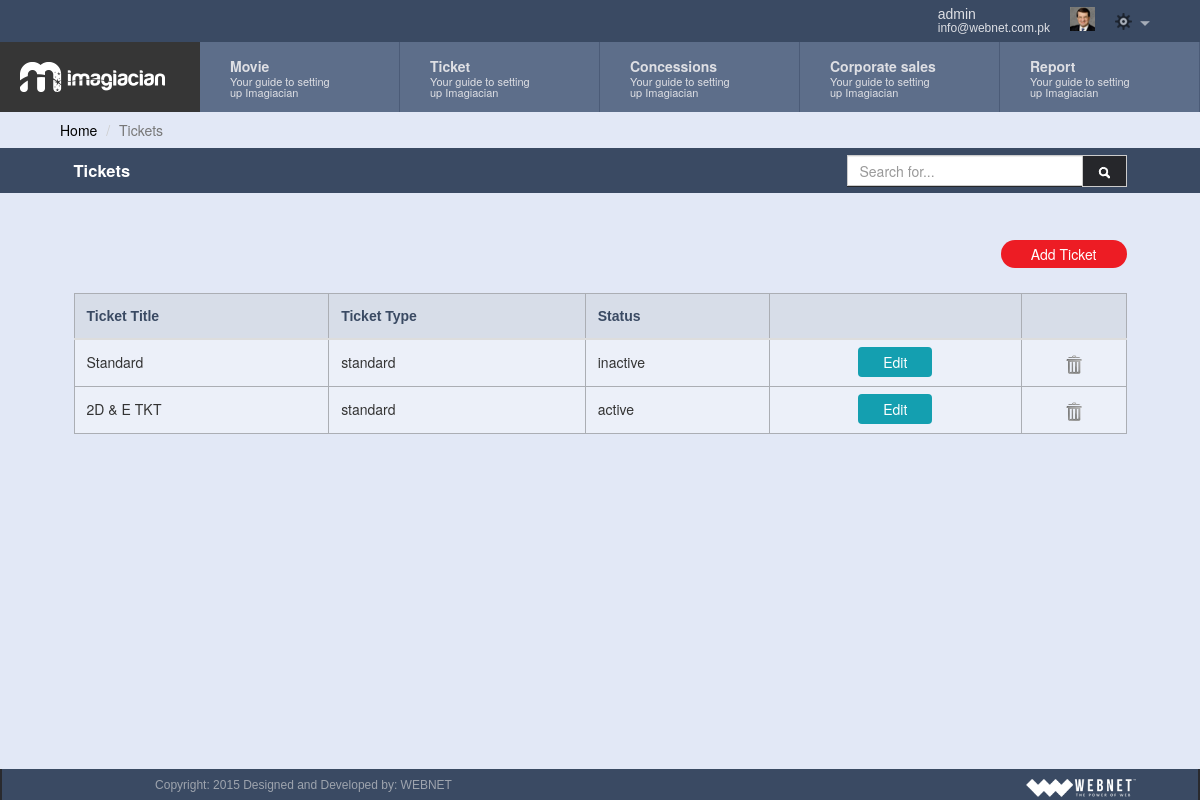
The app's page /view_ticket.php (signed in) with its own data.
### tables this page shows
CREATE TABLE IF NOT EXISTS `tickets` (
  `ticket_id` int(11) NOT NULL AUTO_INCREMENT,
  `ticket_title` varchar(32) NOT NULL,
  `ticket_desc` varchar(64) DEFAULT NULL,
  `ticket_class` varchar(32) NOT NULL,
  `ticket_adult_price` varchar(64) NOT NULL,
  `ticket_child_price` varchar(32) NOT NULL,
  `ticket_ischild` varchar(32) DEFAULT NULL,
  `ticket_type` varchar(32) NOT NULL,
  `ticket_status` varchar(32) NOT NULL,
  PRIMARY KEY (`ticket_id`)
);

### common/class.database.php (called while the page is built, shortened)
<?php
class Database {
    public $_DB;
    public $_query;
    public $_select = array();
    public $_action;
    public $_table;
    public $_force_select_all = false;
    public function __construct() {
        try {
            $this->_DB = new PDO('mysql:host=' . DB_HOST . ';dbname=' . DB_NAME, DB_USER, DB_PASS);
            $this->_DB->setAttribute(PDO::ATTR_ERRMODE, PDO::ERRMODE_EXCEPTION);
        } catch (PDOException $e) {
            echo 'ERROR: ' . $e->getMessage();
        }
    }
    public function query($query) {
        try {
            $this->_query = $this->_DB->prepare(filter_var($query, FILTER_SANITIZE_STRING));
            $this->_query->execute();
            $this->_select = array();
        } catch (PDOException $e) {
            $er = $e->errorInfo;
            echo '<p style="font-family:arial; background:#F00; position:absolute; z-index:10000; color:#FFF; padding:5px;">ERROR: ' . $er[2] . '</p>';
        }
    }
    public function build_query() {
        $query = $this->_action;
        if ($this->_action == 'SELECT') {
            if (!empty($this->_select)) {
                if ($this->_force_select_all == true) {
                    $query .= ' *,';
                }
                foreach ($this->_select as $column_name => $name) {
                    $query .=' ' . $column_name . ' as ' . $name . ', ';
                }
            } else {
                $query .= ' *';
            }
            $query = rtrim($query, ', ');
        }
        if ($this->_action != 'UPDATE' && $this->_action != 'INSERT') {
            $query .= ' FROM ';
        }
        $query .= $this->_table;
        $this->query($query);
    }
    public function all_results($fetch_type = PDO::FETCH_OBJ) {
        return $this->_query->fetchAll($fetch_type);
    }
    public function from($table_name, $num_rows = NULL) {
        $this->_action = 'SELECT';
        $this->_table = $table_name;
        $this->build_query();
    }
}

### classes/class.ticket.php (called while the page is built, shortened)
<?php
class ticket extends database
{
	private $table_name;
	function __construct()
	{
		$this->table_name = 'tickets';
	}
	public function get_tickets($ID = NULL)
	{
		if (isset($ID)) {
			$this->where('ticket_id',$ID);
			$this->from($this->table_name);
			return $this->result();
		}
		else {
			$this->from($this->table_name);
			return $this->all_results();
		}
	}
}
 ?>

### view_ticket.php (the view, shortened to what this page needs)
<?php require_once 'header.php'; ?>
<div class="container">
<div class="row">
		<ol class="breadcrumb">
		  <li><a href="index.php">Home</a></li>
		  <li class="active">Tickets</li>
		</ol>
	</div>
<div class="row form-header">
			<div class="col-md-12">
				<div class="form-header-inner">
					<h3>Tickets</h3>
					<div class="search-btn input-group">
						<input type="text" id="filter" class="form-control search-control" placeholder="Search for...">
							<span class="input-group-btn">
							<button class="btn btn-default search-btn" type="button"><img  src="assets/images/search-icon.png"/></button>
						</span>
					</div>
			 	</div>
		 	</div>
		</div>
		<div class="row">
			<div class="col-md-12">
				<div class="form-header-inner">
					<a class="pull-right add-button"  href="add_ticket.php">Add Ticket </a>
				</div>
			</div>
		</div>
		<div class="row">
			<div class="col-md-12">
				<?php
				$ticket = new ticket();
				$results = $ticket->get_tickets();
				if ($results) {
				?>
				<table border="1" cellpadding="0" cellspacing="0" id="example" class="table table-hover tableView admin-table">
					<thead>
					<tr>
						<th>Ticket Title</th>
						<th>Ticket Type</th>
						<th>Status</th>
						<th></th>
						<th></th>
					</tr>
					</thead>
					<tbody class="searchable">
						<?php
						foreach($results as $res){
						echo '<tr>';
						echo '<td>'. $res->ticket_title .'</td>';
						echo '<td>'. $res->ticket_type .'</td>';
						echo '<td>'. $res->ticket_status .'</td>';
						echo '<td class="alignCenter"><a class="edit_btn" href="add_ticket.php?id='.$res->ticket_id.'">Edit</a></td>';
						echo '<td class="alignCenter"><input type="hidden" class="id_to_delete" value="'.$res->ticket_id.'"><a href="#" data-toggle="modal" data-target=".delete_confirm_modal"><img class="img_delete" src="assets/images/delete_icon.png"/></a></td>';
						echo '</tr>';
						}
						?>
						</tbody>
				</table>
				<?php
				}else{
					echo 'Error';
				}
				?>
			</div>
		</div>
	</div>
<?php require_once 'footer.php'; ?>

### assets/css/dashboard.css (style rules this page uses)
button { outline:0px!important; }
body { background-color: #e2e8f6;padding-right:0px!important; }
html, body { height: 100%; }
.edit_btn { background-color: #149fb0; color: white; padding: 5px 25px; border-radius: 4px; }
.alignCenter { text-align: center; }
.img_delete { width: 16px; }
.container { width:100%!important; }
.form-header { margin-bottom: 35px; background: rgb(58, 74, 99); color: white; }
.form-header-inner { width: 90%; margin: auto; min-height: 45px; padding-top: 7px; }
.form-header h3 { font-size: 16.5px; font-weight: bold; float: left; margin-top: 6px; }
.form-header-inner .add-button { background-color: #ed1c24; color: white; padding: 4px 30px; border-radius: 20px; }
.form-header .search-btn { max-width: 280px;float: right; }
.search-btn .form-control { height: 31px;border-radius:0px; }
.search-btn .btn { padding: 4px 12px;border-radius:0px; }
h1, .h1, h2, .h2, h3, .h3 { margin-top: 10px; margin-bottom: 10px; }
.add-button { background-color: #3A4A63; color: white; margin-top: 5px; }
.admin-table th { background-color: #d7dde8; border-left: 0px; border-top: 0px; color: #3a4a63; font-family: helvetica; font-size: 14px; font-weight: bold; border-top: 1px solid #abaeb4!important; }
.admin-table td { border-top: 1px solid #abaeb4!important; }
.table > thead > tr > th, .table > tbody > tr > th, .table > tfoot > tr > th, .table > thead > tr > td, .table > tbody > tr > td, .table > tfoot > tr > td { padding: 12px!important; }
.admin-table { border:1px solid #abaeb4!important;width: 90%; margin: auto; margin-top: 20px; background-color: #ecf0f9; margin-bottom: 20px; }
.breadcrumb { padding: 8px 60px!important; margin-bottom: 0px!important; background-color: transparent!important; }
.breadcrumb a { color: #000000; }
.search-btn { background-color: #26272b; }
.search-btn img { background-color: #26272b; padding: 3.5px; }

### records on screen
tickets: ticket_title "Standard", ticket_type "standard", ticket_status "inactive"
tickets: ticket_title "2D & E TKT", ticket_type "standard", ticket_status "active"

### other values on screen
$_SESSION['user']->first_name "admin"
$_SESSION['user']->user_email "info@webnet.com.pk"
